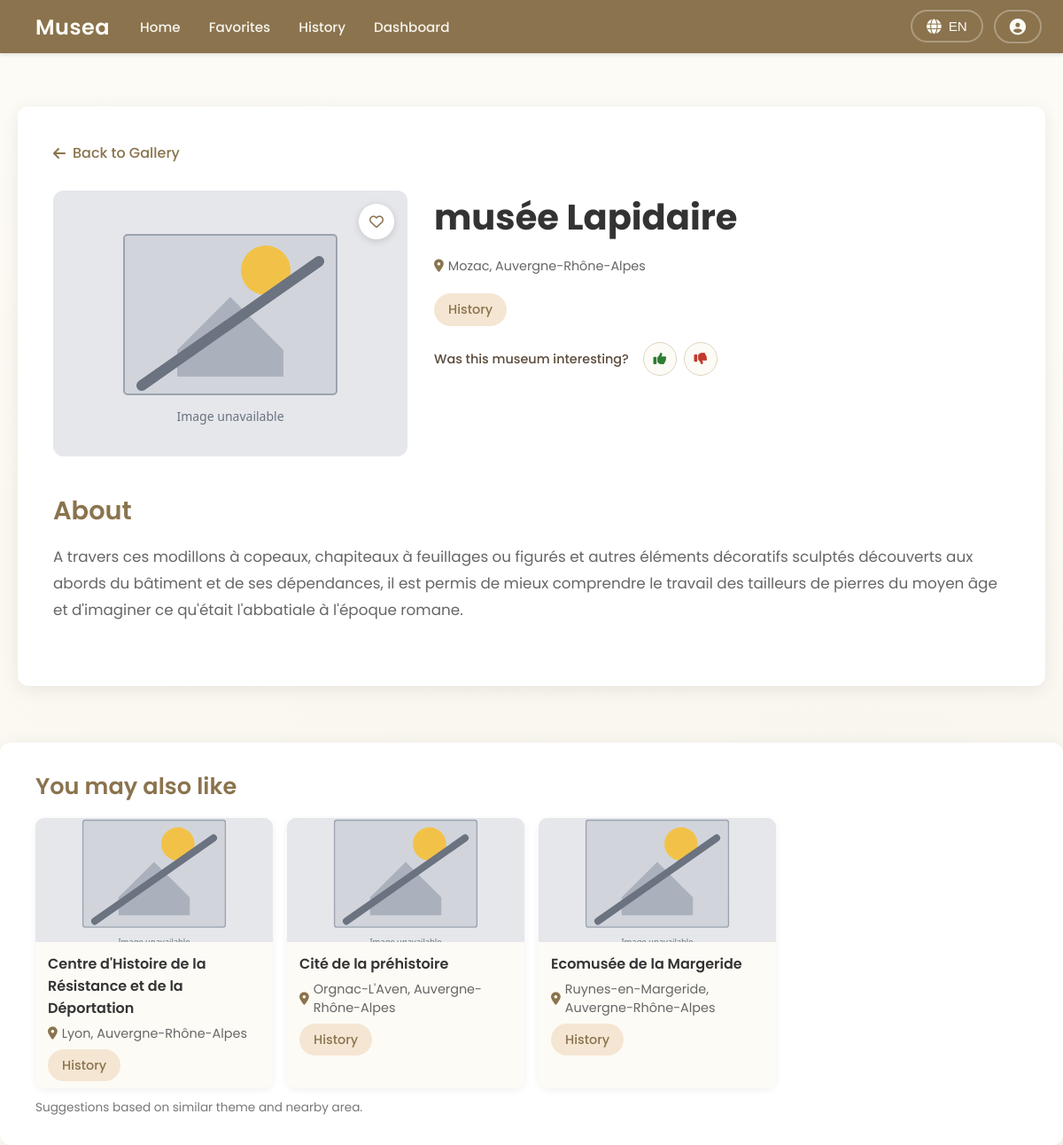
Screenshot of /museum/2 with the database file from the repository.
### tables this page shows
CREATE TABLE museums (
    id INTEGER PRIMARY KEY AUTOINCREMENT,
    identifiant TEXT UNIQUE,
    name TEXT NOT NULL,
    region TEXT,
    theme TEXT,
    latitude REAL,
    longitude REAL,
    popularity_score INTEGER DEFAULT 0,
    location TEXT,
    description TEXT,
    created_at TIMESTAMP DEFAULT CURRENT_TIMESTAMP
, website TEXT, image_url TEXT, thumbs_up INTEGER DEFAULT 0, thumbs_down INTEGER DEFAULT 0);

### app.py (the view)
@app.route('/museum/<museum_id>')
def museum_detail(museum_id):
    try:
        museum = db_manager.get_museum_by_id(int(museum_id))
    except (TypeError, ValueError):
        museum = None
    if not museum:
        return "Museum not found", 404
    user_id = session.get('user_id')
    if user_id:
        annotated = db_manager._annotate_and_filter_by_distance(user_id, [museum], max_km=10_000)
        if annotated:
            museum = annotated[0]
    similar = db_manager.get_similar_museums(int(museum_id), max_results=3)
    return render_template('museum_detail.html', museum=museum, similar_museums=similar)

### app.py (called while the page is built)
@app.template_filter('museum_image_url')
def museum_image_url(museum):
    if not museum:
        return url_for('static', filename='placeholder.svg')
    img = (museum.get('image_url') or '').strip()
    if img:
        return img
    theme = (museum.get('theme') or '').strip()
    defaults = {
        'Art': 'https://images.unsplash.com/photo-1536924940846-227afb31e2a5?w=640',
        'History': 'https://images.unsplash.com/photo-1457369804613-52c61a468e7d?w=640',
        'Science': 'https://images.unsplash.com/photo-1635070041078-e363dbe005cb?w=640',
        'Local Heritage': 'https://images.unsplash.com/photo-1578662996442-48f60103fc96?w=640',
    }
    return defaults.get(theme) or url_for('static', filename='placeholder.svg')

@app.context_processor
def inject_logged_in():
    return {'logged_in': bool(session.get('user_id'))}

### db_manager.py (called while the page is built)
def _conn():
    c = sqlite3.connect(DB_PATH)
    c.row_factory = sqlite3.Row
    return c

def get_all_museums() -> List[Dict[str, Any]]:
    conn = _conn()
    try:
        try:
            conn.execute("ALTER TABLE museums ADD COLUMN image_url TEXT")
            conn.commit()
        except sqlite3.OperationalError:
            pass
        rows = conn.execute(
            "SELECT id, identifiant, name, region, theme, latitude, longitude, popularity_score, location, description, COALESCE(image_url, '') AS image_url FROM museums ORDER BY name"
        ).fetchall()
        return [_museum_row_to_dict(r) for r in rows]
    finally:
        conn.close()

def _museum_row_to_dict(row: sqlite3.Row) -> Dict[str, Any]:
    d = dict(row)
    raw_img = (d.get("image_url") or "").strip()
    return {
        "id": d["id"],
        "name": d["name"],
        "location": d.get("location") or d.get("region") or "",
        "description": (d.get("description") or "")[:500],
        "theme": d.get("theme"),
        "image_url": raw_img or None,
        "region": d.get("region"),
        "popularity_score": d.get("popularity_score") or 0,
        "latitude": d.get("latitude"),
        "longitude": d.get("longitude"),
    }

### templates/museum_detail.html (shortened to what this page needs)
<!DOCTYPE html>
<html lang="en">
<head>
    <link rel="stylesheet" href="https://cdnjs.cloudflare.com/ajax/libs/font-awesome/6.4.0/css/all.min.css">
    <link rel="stylesheet" href="{{ url_for('static', filename='style.css') }}">
</head>
<body data-logged-in="{{ 'true' if logged_in else 'false' }}">
    <div class="top-bar">
        <div class="top-bar-left">
            <a href="{{ url_for('museum_gallery') }}" style="text-decoration: none; color: inherit;">
                <div class="logo-container" style="cursor: pointer;">
                    <span class="logo-text">Musea</span>
                </div>
            </a>
            <nav class="main-nav">
                <a href="{{ url_for('museum_gallery') }}" class="nav-item" data-en="Home" data-fr="Accueil">Home</a>
                <a href="{{ url_for('favorites') }}" class="nav-item" data-en="Favorites" data-fr="Favoris">Favorites</a>
                <a href="{{ url_for('history') }}" class="nav-item" data-en="History" data-fr="Historique">History</a>
                <a href="{{ url_for('view_user_profile') }}" class="nav-item" data-en="Dashboard" data-fr="Tableau de bord">Dashboard</a>
            </nav>
        </div>
        <div class="top-bar-right">
            <div class="language-switcher">
                <button class="language-btn" id="languageBtn" aria-label="Change language">
                    <i class="fas fa-globe"></i>
                    <span id="currentLang">EN</span>
                </button>
            </div>
            <div class="profile-switcher">
                <button class="profile-btn" id="profileBtn" aria-label="Profile menu">
                    <i class="fas fa-user-circle"></i>
                </button>
            </div>
        </div>
    </div>
    <div class="container">
        <div class="museum-detail" data-museum-id="{{ museum.id }}" data-page="detail">
            <a href="{{ url_for('museum_gallery') }}" class="back-btn" data-action="back">
                <i class="fas fa-arrow-left"></i> <span data-en="Back to Gallery" data-fr="Retour à la galerie">Back to Gallery</span>
            </a>
            <div class="museum-detail-header">
                <div class="museum-detail-image">
                    <img src="{{ museum | museum_image_url }}"
                         alt="{{ museum.name }}"
                         onerror="this.onerror=null; this.src='{{ url_for('static', filename='placeholder.svg') }}';">
                    <button class="favorite-btn" data-action="favorite" data-museum-id="{{ museum.id }}" aria-label="Add to favorites">
                        <i class="far fa-heart"></i>
                    </button>
                </div>
                <div class="museum-detail-info">
                    <h1>{{ museum.name }}</h1>
                    <p class="museum-location">
                        <i class="fas fa-map-marker-alt"></i> {{ museum.location }}
                    </p>
                    <div class="museum-meta">
                        {% if museum.theme %}
                        <span class="museum-theme">{{ museum.theme }}</span>
                        {% endif %}
                    </div>
                    <div class="museum-feedback-row">
                        <div class="feedback-label" data-en="Was this museum interesting?" data-fr="Ce musée vous a-t-il plu ?">
                        </div>
                        <div class="feedback-buttons" data-museum-id="{{ museum.id }}">
                            <button class="thumb-btn thumb-up" type="button" data-feedback="up" aria-label="Thumbs up">
                                <i class="fas fa-thumbs-up"></i>
                            </button>
                            <button class="thumb-btn thumb-down" type="button" data-feedback="down" aria-label="Thumbs down">
                                <i class="fas fa-thumbs-down"></i>
                            </button>
                        </div>
                    </div>
                </div>
            </div>
            <div class="museum-detail-content">
                <div class="museum-description-full">
                    <h2 data-en="About" data-fr="À propos">About</h2>
                    <p>{{ museum.description }}</p>
                </div>
            </div>
        </div>
    </div>
    {% if similar_museums %}
    <div class="museum-related-wrapper">
        <div class="museum-related">
            <h2 data-en="You may also like" data-fr="Vous aimerez aussi">You may also like</h2>
            <div class="museum-related-list">
                {% for m in similar_museums %}
                <a href="{{ url_for('museum_detail', museum_id=m.id) }}" class="museum-related-card">
                    <div class="museum-related-image">
                        <img src="{{ m | museum_image_url }}"
                             alt="{{ m.name }}"
                             onerror="this.onerror=null; this.src='{{ url_for('static', filename='placeholder.svg') }}';">
                    </div>
                    <div class="museum-related-body">
                        <h3>{{ m.name }}</h3>
                        <p class="museum-location">
                            <i class="fas fa-map-marker-alt"></i> {{ m.location }}
                        </p>
                        {% if m.theme %}
                        <span class="museum-theme">{{ m.theme }}</span>
                        {% endif %}
                    </div>
                </a>
                {% endfor %}
            </div>
            <p class="museum-related-note" data-en="Suggestions based on similar theme and nearby area." data-fr="Suggestions basées sur un thème similaire et une zone géographique proche.">
            </p>
        </div>
    </div>
    {% endif %}
</body>
</html>

### rows the page displays
museums: name "musée Lapidaire", location "Mozac, Auvergne-Rhône-Alpes", theme "History", description "A travers ces modillons à copeaux, chapiteaux à feuillages ou figurés et autres éléments décoratifs sculptés découverts aux abords du bâtiment et de ses dépendances, il est permis de mieux comprendre le travail des tailleurs de pierres du moyen âge et d'imaginer ce qu'était l'abbatiale à l'époque romane."
museums: name "Centre d'Histoire de la Résistance et de la Déportation", location "Lyon, Auvergne-Rhône-Alpes", theme "History"
museums: name "Cité de la préhistoire", location "Orgnac-L'Aven, Auvergne-Rhône-Alpes", theme "History"
museums: name "Ecomusée de la Margeride", location "Ruynes-en-Margeride, Auvergne-Rhône-Alpes", theme "History"
